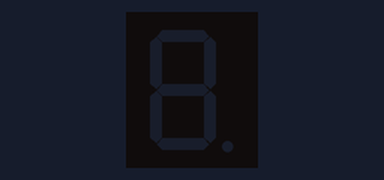
Bench run of a sketch on a simulated Arduino Uno, built with avr-gcc and run on an emulated ATmega328P. On the bench: 1-digit seven-segment display. Wiring (inferred from the names in the program): 1-digit 7-segment display, segments lit when HIGH: segments pin 12, pin 15, pin 0, pin 2, pin 4, pin 13, pin 14, pin 5. The segment pins are drawn as the display they are named for.

Above: at 0.1 s.
At 5.1 s:
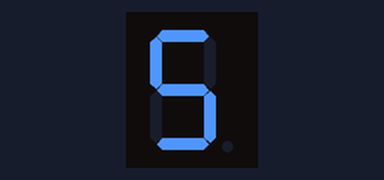
At 10.1 s:
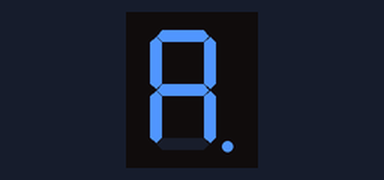
At 12.1 s:
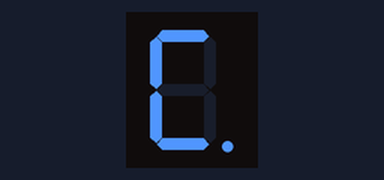
At 14.1 s:
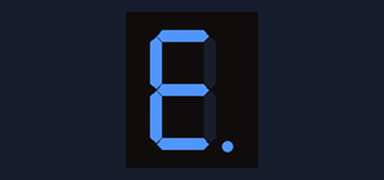
At 15.1 s:
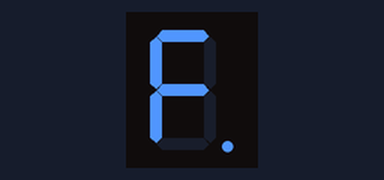

The sketch:

sevensegment.ino
```cpp
const int A = 12;
const int B = 15;
const int C = 0;
const int DP = 5;
const int E = 4;
const int F = 13;
const int G = 14;
const int D = 2;


void setup() {
  pinMode(A, OUTPUT);
  pinMode(B, OUTPUT);
  pinMode(C, OUTPUT);
  pinMode(D, OUTPUT);
  pinMode(E, OUTPUT);
  pinMode(F, OUTPUT);
  pinMode(G, OUTPUT);
  pinMode(DP, OUTPUT);

}

void loop() {
  zero();
  delay(1000);
  one();
  delay(1000);
  two();
  delay(1000);
  three();
  delay(1000);
  four();
  delay(1000);
  five();
  delay(1000);
  six();
  delay(1000);
  seven();
  delay(1000);
  eight();
  delay(1000);
  nine();
  delay(1000);
  ten();
  delay(1000);
  eleven();
  delay(1000);
  twelve();
  delay(1000);
  thirteen();
  delay(1000);
  fourteen();
  delay(1000);
  fifteen();
  delay(1000);

}
void zero() {
  digitalWrite(A, LOW);
  digitalWrite(B, LOW);
  digitalWrite(C, LOW);
  digitalWrite(D, LOW);
  digitalWrite(E, LOW);
  digitalWrite(F, LOW);
  digitalWrite(G, LOW);
  digitalWrite(DP, LOW);
}
void one() {
  digitalWrite(A, LOW);
  digitalWrite(B, HIGH);
  digitalWrite(C, HIGH);
  digitalWrite(D, LOW);
  digitalWrite(E, LOW);
  digitalWrite(F, LOW);
  digitalWrite(G, LOW);
  digitalWrite(DP, LOW);
}
void two() {
  digitalWrite(A, HIGH);
  digitalWrite(B, HIGH);
  digitalWrite(C, LOW);
  digitalWrite(D, HIGH);
  digitalWrite(E, HIGH);
  digitalWrite(F, LOW);
  digitalWrite(G, HIGH);
  digitalWrite(DP, LOW);
}
void three() {
  digitalWrite(A, HIGH);
  digitalWrite(B, HIGH);
  digitalWrite(C, HIGH);
  digitalWrite(D, HIGH);
  digitalWrite(E, LOW);
  digitalWrite(F, LOW);
  digitalWrite(G, HIGH);
  digitalWrite(DP, LOW);
}
void four() {
  digitalWrite(A, LOW);
  digitalWrite(B, HIGH);
  digitalWrite(C, HIGH);
  digitalWrite(D, LOW);
  digitalWrite(E, LOW);
  digitalWrite(F, HIGH);
  digitalWrite(G, HIGH);
  digitalWrite(DP, LOW);
}
void five() {
  digitalWrite(A, HIGH);
  digitalWrite(B, LOW);
  digitalWrite(C, HIGH);
  digitalWrite(D, HIGH);
  digitalWrite(E, LOW);
  digitalWrite(F, HIGH);
  digitalWrite(G, HIGH);
  digitalWrite(DP, LOW);
}
void six() {
  digitalWrite(A, HIGH);
  digitalWrite(B, LOW);
  digitalWrite(C, HIGH);
  digitalWrite(D, HIGH);
  digitalWrite(E, HIGH);
  digitalWrite(F, HIGH);
  digitalWrite(G, HIGH);
  digitalWrite(DP, LOW);
}
void seven() {
  digitalWrite(A, HIGH);
  digitalWrite(B, HIGH);
  digitalWrite(C, HIGH);
  digitalWrite(D, LOW);
  digitalWrite(E, LOW);
  digitalWrite(F, LOW);
  digitalWrite(G, LOW);
  digitalWrite(DP, LOW);
}
void eight() {
  digitalWrite(A, HIGH);
  digitalWrite(B, HIGH);
  digitalWrite(C, HIGH);
  digitalWrite(D, HIGH);
  digitalWrite(E, HIGH);
  digitalWrite(F, HIGH);
  digitalWrite(G, HIGH);
  digitalWrite(DP, LOW);
}
void nine() {
  digitalWrite(A, HIGH);
  digitalWrite(B, HIGH);
  digitalWrite(C, HIGH);
  digitalWrite(D, LOW);
  digitalWrite(E, LOW);
  digitalWrite(F, HIGH);
  digitalWrite(G, HIGH);
  digitalWrite(DP, LOW);
}
void ten() {
  digitalWrite(A, HIGH);
  digitalWrite(B, HIGH);
  digitalWrite(C, HIGH);
  digitalWrite(D, LOW);
  digitalWrite(E, HIGH);
  digitalWrite(F, HIGH);
  digitalWrite(G, HIGH);
  digitalWrite(DP, HIGH);
}
void eleven() {
  digitalWrite(A, HIGH);
  digitalWrite(B, HIGH);
  digitalWrite(C, HIGH);
  digitalWrite(D, HIGH);
  digitalWrite(E, HIGH);
  digitalWrite(F, HIGH);
  digitalWrite(G, HIGH);
  digitalWrite(DP, HIGH);
}
void twelve() {
  digitalWrite(A, HIGH);
  digitalWrite(B, LOW);
  digitalWrite(C, LOW);
  digitalWrite(D, HIGH);
  digitalWrite(E, HIGH);
  digitalWrite(F, HIGH);
  digitalWrite(G, LOW);
  digitalWrite(DP, HIGH);
}
void thirteen() {
  digitalWrite(A, HIGH);
  digitalWrite(B, HIGH);
  digitalWrite(C, HIGH);
  digitalWrite(D, HIGH);
  digitalWrite(E, HIGH);
  digitalWrite(F, HIGH);
  digitalWrite(G, LOW);
  digitalWrite(DP, HIGH);
}
void fourteen() {
  digitalWrite(A, HIGH);
  digitalWrite(B, LOW);
  digitalWrite(C, LOW);
  digitalWrite(D, HIGH);
  digitalWrite(E, HIGH);
  digitalWrite(F, HIGH);
  digitalWrite(G, HIGH);
  digitalWrite(DP, HIGH);
}
void fifteen() {
  digitalWrite(A, HIGH);
  digitalWrite(B, LOW);
  digitalWrite(C, LOW);
  digitalWrite(D, LOW);
  digitalWrite(E, HIGH);
  digitalWrite(F, HIGH);
  digitalWrite(G, HIGH);
  digitalWrite(DP, HIGH);
}
```

Measured:
- by itself, everything shown: repeats every 16.0 s, in 16 steps
- what the display in image 1 shows lasts 1.0 s, from 5.0 s to 6.0 s
